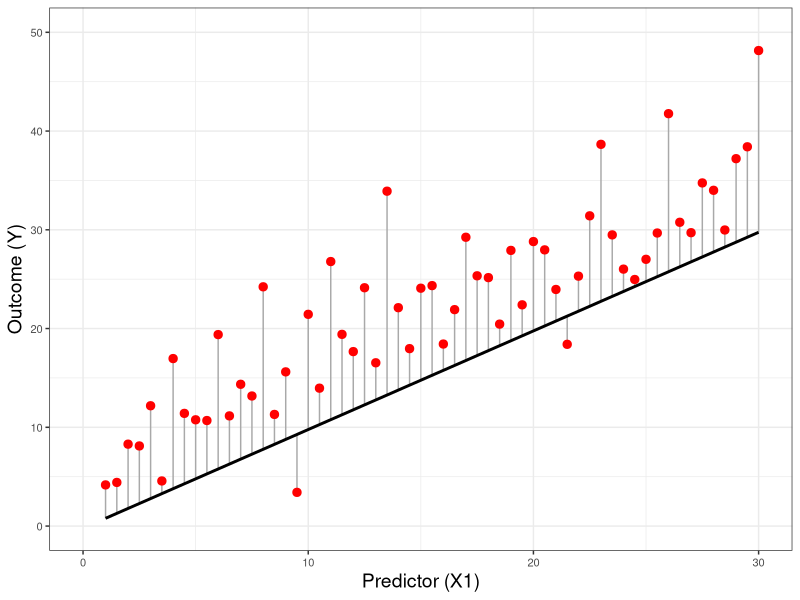
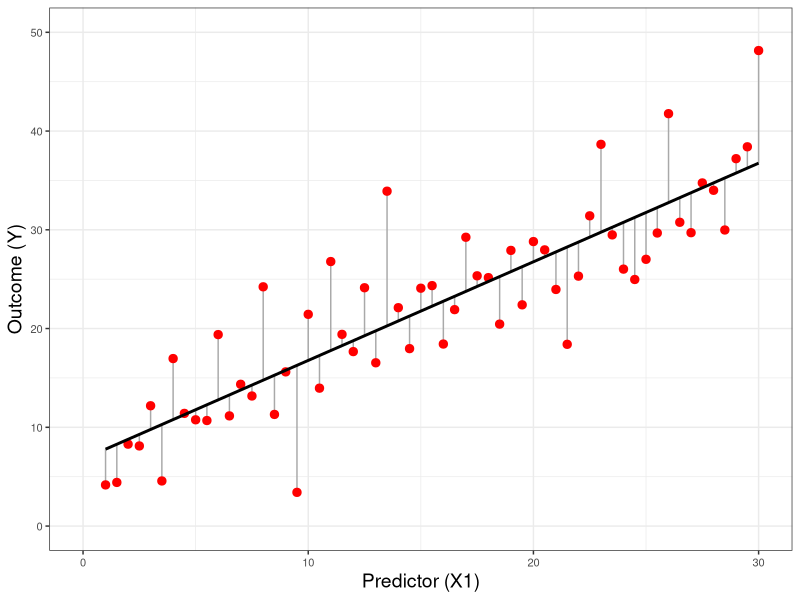
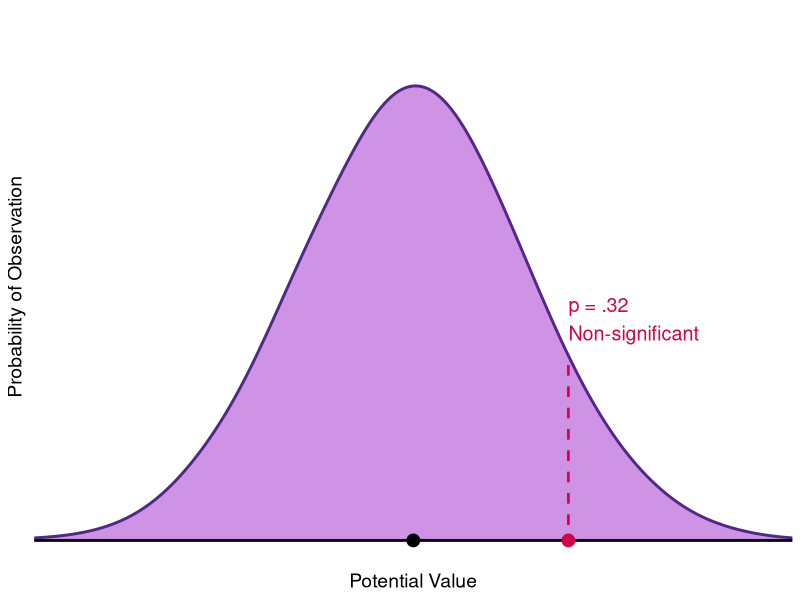
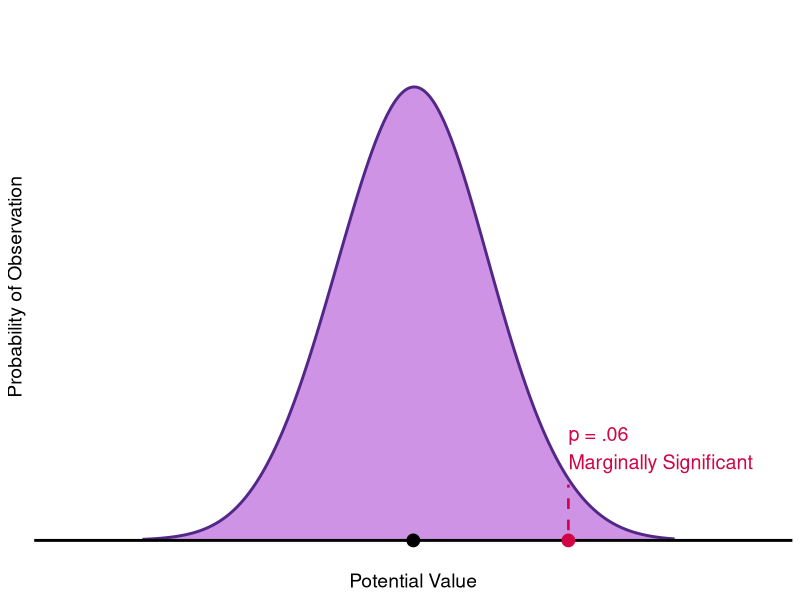
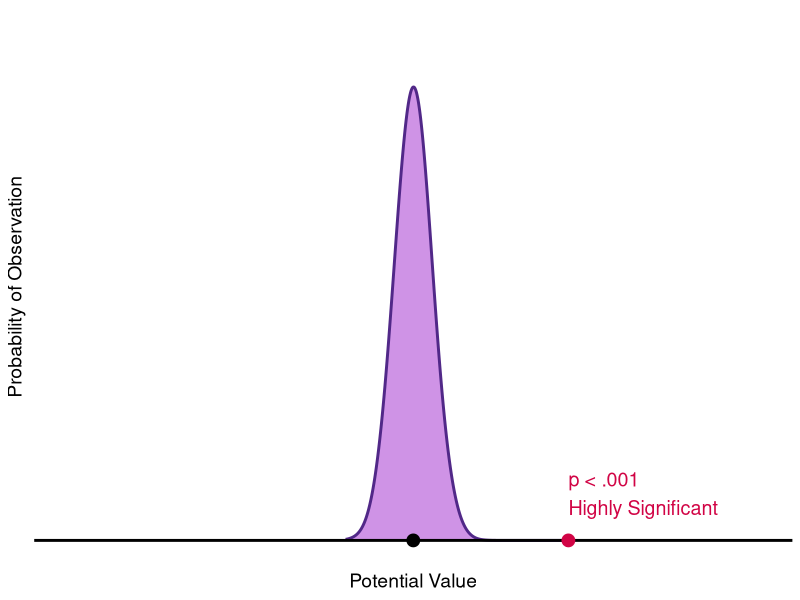
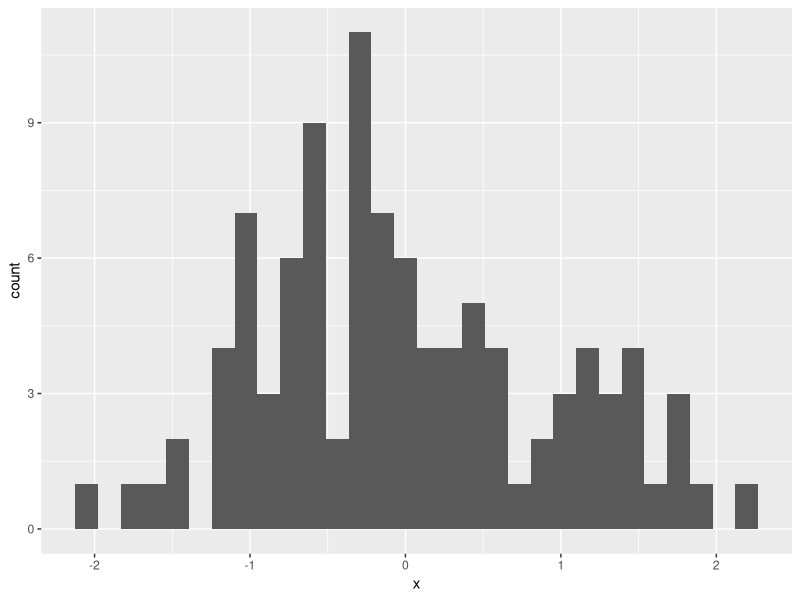
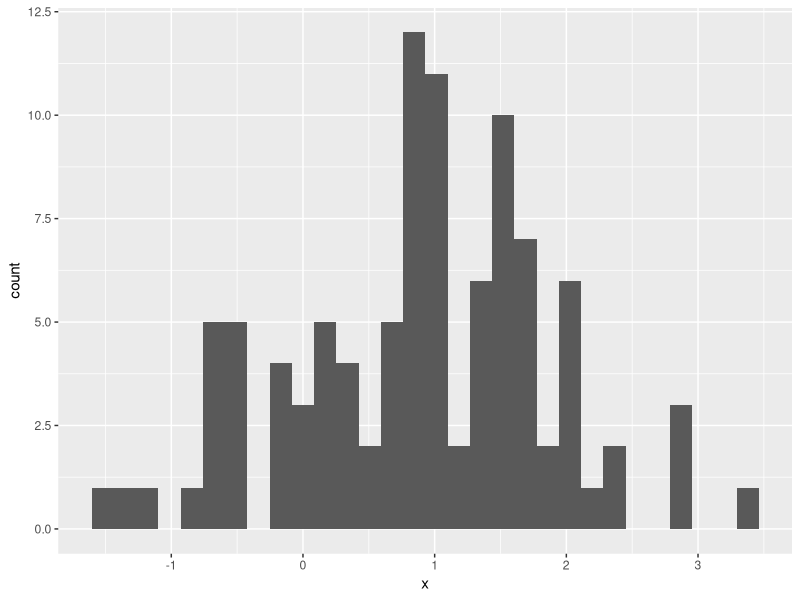

Write the R code that produced these figures, in order.
## ---- chunk 1
library(tidyverse)

set.seed(9)

biased = data.frame(x = seq(from = 1, to = 30, by = .5), random = rnorm(59, 0, 5)) %>%
  mutate(y = x + random,
         y_biased = y + 7)

ggplot(biased, aes(x = x)) +
  geom_segment(aes(xend = x, y = (y + 7), yend = (predict(lm(y ~ x, data = biased)))), color = "darkgrey") +
  geom_point(aes(y = y_biased), size = 2.5, color = "red") +
  geom_smooth(aes(y = y), method = "lm", se = FALSE, linewidth = 1, color = "black") +
  labs(x = "Predictor (X1)", y = "Outcome (Y)") +
  coord_cartesian(xlim = c(0, 30), ylim = c(0, 50)) +
  theme_bw() +
  theme(axis.title = element_text(size = 14),
        axis.text = element_text(size = 8))

## ---- chunk 2

set.seed(9)

unbiased = data.frame(x = seq(from = 1, to = 30, by = .5), random = rnorm(59, 0, 5)) %>%
  mutate(y = x + random + 7)

ggplot(unbiased, aes(x = x)) +
  geom_segment(aes(xend = x, y = y, yend = predict(lm(y ~ x, data = unbiased))), color = "darkgrey") +
  geom_point(aes(y = y), size = 2.5, color = "red") +
  geom_smooth(aes(y = y), method = "lm", se = FALSE, linewidth = 1, color = "black") +
  labs(x = "Predictor (X1)", y = "Outcome (Y)") +
  coord_cartesian(xlim = c(0, 30), ylim = c(0, 50)) +
  theme_bw() +
  theme(axis.title = element_text(size = 14),
        axis.text = element_text(size = 8))

## ---- chunk 3
library(tidyverse)

set.seed(7)

v1 = data.frame(null_x = rnorm(1e4, 0, 1.3))

ggplot(data = v1, aes(x = null_x)) +
   geom_density(bw = .4, fill = "#cf93e6", color = "#512888", linewidth = 1) +
   geom_hline(yintercept = 0, linewidth = 1) +
   coord_cartesian(xlim = c(-4, 4), ylim = c(0, .33)) +
   labs(x = "Potential Value", y = "Probability of Observation") +
   annotate(geom = "point", x = 0, y = 0, color = "black", size = 4) +
   annotate(geom = "point", x = 1.8, y = 0, color = "#d10445", size = 4) +
   annotate(geom = "segment", x = 1.8, xend = 1.8, y = 0.01, yend = .118,
            color = "#d10445", linetype = "dashed", linewidth = .9) +
   annotate(geom = "text", x = 1.8, y = .13, color = "#d10445", hjust = 0, vjust = 0,
            label = "p = .32\nNon-significant", size = 5) +
   theme_minimal() +
  theme(axis.title = element_text(size = 14),
        axis.text = element_blank(),
        panel.grid.minor = element_blank(),
        panel.grid.major = element_blank())
## ---- chunk 4
set.seed(7)

v2 = data.frame(null_x = rnorm(1e4, 0, 0.8))

ggplot(data = v2, aes(x = null_x)) +
   geom_density(bw = .4, fill = "#cf93e6", color = "#512888", linewidth = 1) +
   geom_hline(yintercept = 0, linewidth = 1) +
   coord_cartesian(xlim = c(-4, 4), ylim = c(0, .5)) +
   labs(x = "Potential Value", y = "Probability of Observation") +
   annotate(geom = "point", x = 0, y = 0, color = "black", size = 4) +
   annotate(geom = "point", x = 1.8, y = 0, color = "#d10445", size = 4) +
   annotate(geom = "segment", x = 1.8, xend = 1.8, y = 0.01, yend = .055,
            color = "#d10445", linetype = "dashed", linewidth = .9) +
   annotate(geom = "text", x = 1.8, y = .07, color = "#d10445", hjust = 0, vjust = 0,
            label = "p = .06\nMarginally Significant", size = 5) +
   theme_minimal() +
   theme(axis.title = element_text(size = 14),
        axis.text = element_blank(),
        panel.grid.minor = element_blank(),
        panel.grid.major = element_blank())

## ---- chunk 5
set.seed(7)

v3 = data.frame(null_x = rnorm(1e4, 0, 0.2))

ggplot(data = v3, aes(x = null_x)) +
   geom_density(bw = .1, fill = "#cf93e6", color = "#512888", linewidth = 1) +
   geom_hline(yintercept = 0, linewidth = 1) +
   coord_cartesian(xlim = c(-4, 4), ylim = c(0, 2)) +
   labs(x = "Potential Value", y = "Probability of Observation") +
   annotate(geom = "point", x = 0, y = 0, color = "black", size = 4) +
   annotate(geom = "point", x = 1.8, y = 0, color = "#d10445", size = 4) +
   annotate(geom = "text", x = 1.8, y = .1, color = "#d10445", hjust = 0, vjust = 0,
            label = "p < .001\nHighly Significant", size = 5) +
   theme_minimal() +
   theme(axis.title = element_text(size = 14),
        axis.text = element_blank(),
        panel.grid.minor = element_blank(),
        panel.grid.major = element_blank())
## ---- chunk 6
library(tidyverse)
ox = data.frame(x = rnorm(100, 0, 1))

ggplot(ox, aes(x = x)) +
  geom_histogram(bins = 30)
## ---- chunk 7
ox = data.frame(x = rnorm(100, 1, 1))

ggplot(ox, aes(x = x)) +
  geom_histogram(bins = 30)
